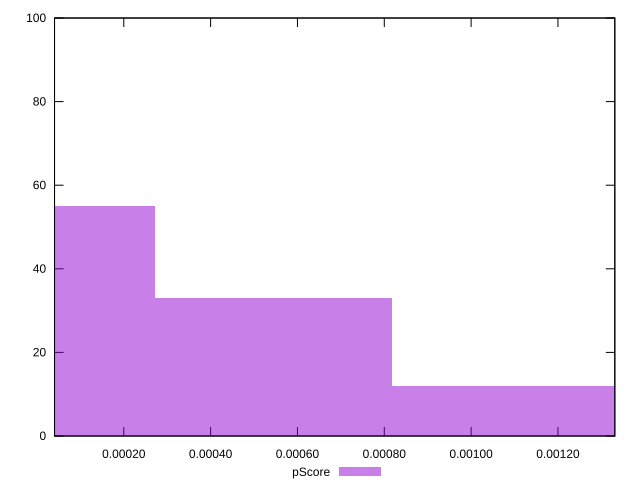

Write gnuplot code to recreate this figure.
reset

$pScore <<EOF
0 55
0.0005459083343048795 33
0.001091816668609759 12
EOF

set key outside below
set boxwidth 0.0005459083343048795
set xrange [0.000040494830631288004:0.0013310137756266105]
set yrange [0:100]
set trange [0:100]
set style fill transparent solid 0.5 noborder
set terminal svg size 640, 490 enhanced background rgb 'white'
set output "reprap/largest-contentful-paint/samples/pages+cached+noexternal+nomedia+nocss/pScore/histogram.svg"

plot $pScore title "pScore" with boxes

reset
